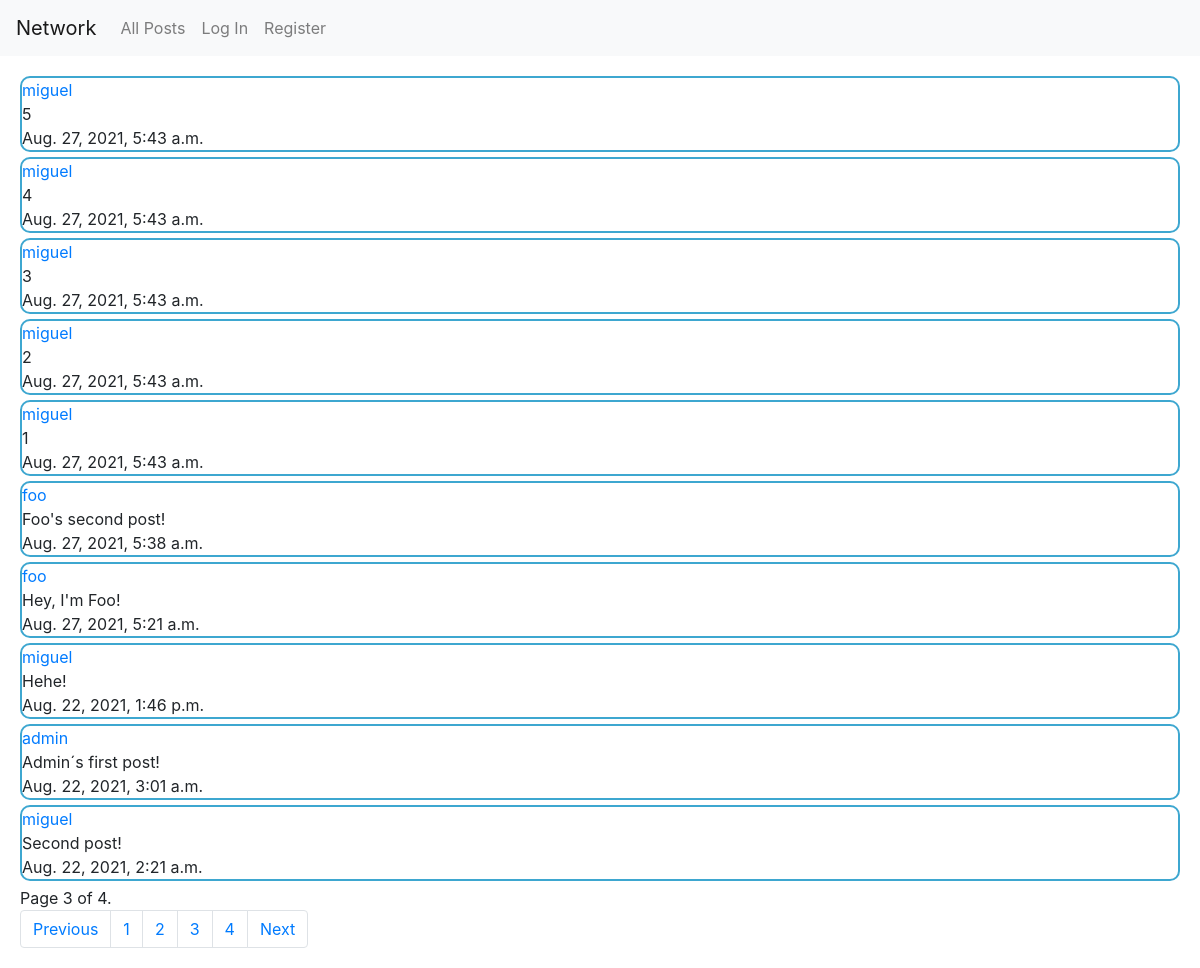
/?page=3, run on the app's committed database.
### network/models.py (models this page shows, shortened)
class Post(models.Model):
    user = models.ForeignKey(User, on_delete=CASCADE, related_name="user_posts", null=False)
    content = models.CharField(max_length = 100)
    timestamp = models.DateTimeField(auto_now_add=True, editable=True)
    likes = models.ManyToManyField(User, blank=True, null=True, related_name="post_likers")

class User(AbstractUser):
    followers = models.ManyToManyField("self", blank=True, symmetrical=False, related_name="follower_users") #symmetrical=False to break the one on one relation
    following = models.ManyToManyField("self", blank=True, symmetrical=False, related_name="following_users") #probably it would be better to use an intermediary model

### network/views.py (the view)
# urls.py: path("", views.index, name="index"),
def index(request):
    posts = Post.objects.all()
    posts= posts.order_by("-timestamp").all()
    paginator = Paginator(posts, 10)
    page_number = request.GET.get('page')
    page_obj = paginator.get_page(page_number)
    return render(request, "network/index.html", {
        "form":PostForm(),
        "page_obj":page_obj,
    })

### network/templates/network/index.html (shortened to what this page needs)
{% extends "network/layout.html" %}
{% load static %}

### network/templates/network/layout.html (shortened to what this page needs)
{% load static %}
<!DOCTYPE html>
<html lang="en">
    <head>
        <link rel="stylesheet" href="https://stackpath.bootstrapcdn.com/bootstrap/4.4.1/css/bootstrap.min.css">
        <link href="{% static 'network/styles.css' %}" rel="stylesheet">
    </head>
    <body>
        <nav class="navbar navbar-expand-lg navbar-light bg-light">
            <a class="navbar-brand" href="#">Network</a>
            <div>
              <ul class="navbar-nav mr-auto">
                <li class="nav-item">
                  <a class="nav-link"  id="all-posts" href="{% url 'index' %}">All Posts</a>
                </li>
                {% if user.is_authenticated %}
                    <li class="nav-item">
                        <a class="nav-link" href="{% url 'followingView' %}">Following</a>
                    </li>
                    <li class="nav-item">
                        <a class="nav-link" href="{% url 'logout' %}">Log Out</a>
                    </li>
                {% else %}
                    <li class="nav-item">
                        <a class="nav-link" href="{% url 'login' %}">Log In</a>
                    </li>
                    <li class="nav-item">
                        <a class="nav-link" href="{% url 'register' %}">Register</a>
                    </li>
                {% endif %}
              </ul>
            </div>
          </nav>
        <div class="body">
            <div class="posts-view">
                {% for post in page_obj %}
                    <div class="post">
                        <a href="{% url 'userPage' post.user.username %}">{{post.user}}</a>
                        <br>
                        {{post.content}}
                        <br>
                        {{post.timestamp}}
                    </div>
                {% endfor %}
            </div>
            <div class="pagination">
                <span class="step-links">
                    <span class="current">
                        Page {{ page_obj.number }} of {{ page_obj.paginator.num_pages }}.
                    </span>
                </span>
            </div>
            <nav aria-label="Page navigation example">
                <ul class="pagination">
                    {% if page_obj.has_previous %}
                        <li class="page-item"><a class="page-link" href="?page={{ page_obj.previous_page_number }}">Previous</a></li>
                    {% endif %}
                    {% for x in page_obj.paginator.page_range %}
                        <li class="page-item"><a class="page-link" href="?page={{x}}">{{x}}</a></li>
                    {% endfor %}
                    {% if page_obj.has_next %}
                        <li class="page-item"><a class="page-link" href="?page={{ page_obj.next_page_number }}">Next</a></li>
                    {% endif %}
                </ul>
            </nav>
        </div>
    </body>
</html>

### network/static/network/styles.css (style rules this page uses)
.body { margin: 20px; }
.posts-view { margin-top: 20px; }
.post { border: solid 2px rgba(14, 145, 197, 0.801); margin-top: 5px; margin-bottom: 5px; border-radius: 10px; }

### data on the page
Post: user "miguel", content "5", timestamp "Aug. 27, 2021, 5:43 a.m."
Post: user "miguel", content "4", timestamp "Aug. 27, 2021, 5:43 a.m."
Post: user "miguel", content "3", timestamp "Aug. 27, 2021, 5:43 a.m."
Post: user "miguel", content "2", timestamp "Aug. 27, 2021, 5:43 a.m."
Post: user "miguel", content "1", timestamp "Aug. 27, 2021, 5:43 a.m."
Post: user "foo", content "Foo's second post!", timestamp "Aug. 27, 2021, 5:38 a.m."
Post: user "foo", content "Hey, I'm Foo!", timestamp "Aug. 27, 2021, 5:21 a.m."
Post: user "miguel", content "Hehe!", timestamp "Aug. 22, 2021, 1:46 p.m."
Post: user "admin", content "Admin´s first post!", timestamp "Aug. 22, 2021, 3:01 a.m."
Post: user "miguel", content "Second post!", timestamp "Aug. 22, 2021, 2:21 a.m."

### other printed values
{{ page_obj.number }} "3"
{{ page_obj.paginator.num_pages }} "4"
{{ x }} "1" "2" "3" "4"
